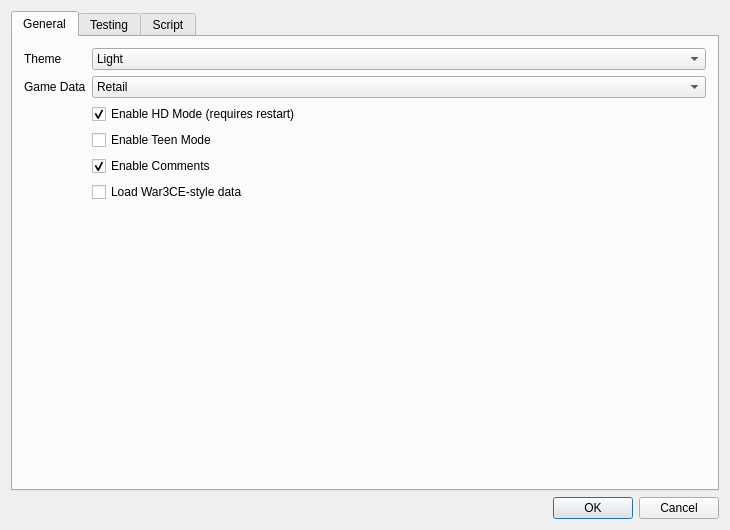
<?xml version="1.0" encoding="UTF-8"?>
<ui version="4.0">
 <class>SettingsEditor</class>
 <widget class="QDialog" name="SettingsEditor">
  <property name="windowModality">
   <enum>Qt::ApplicationModal</enum>
  </property>
  <property name="geometry">
   <rect>
    <x>0</x>
    <y>0</y>
    <width>730</width>
    <height>530</height>
   </rect>
  </property>
  <property name="windowTitle">
   <string>Settings</string>
  </property>
  <layout class="QVBoxLayout" name="verticalLayout_1">
   <item>
    <layout class="QVBoxLayout" name="verticalLayout">
     <item>
      <widget class="QTabWidget" name="tabs">
       <property name="currentIndex">
        <number>0</number>
       </property>
       <property name="usesScrollButtons">
        <bool>false</bool>
       </property>
       <widget class="QWidget" name="tab">
        <attribute name="title">
         <string>General</string>
        </attribute>
        <layout class="QFormLayout" name="formLayout_2">
         <item row="0" column="0">
          <widget class="QLabel" name="themeLabel">
           <property name="text">
            <string>Theme</string>
           </property>
          </widget>
         </item>
         <item row="0" column="1">
          <widget class="QComboBox" name="theme">
           <item>
            <property name="text">
             <string>Light</string>
            </property>
           </item>
           <item>
            <property name="text">
             <string>Dark</string>
            </property>
           </item>
          </widget>
         </item>
         <item row="1" column="0">
          <widget class="QLabel" name="typeLabel">
           <property name="text">
            <string>Game Data</string>
           </property>
          </widget>
         </item>
         <item row="1" column="1">
          <widget class="QComboBox" name="flavour">
           <item>
            <property name="text">
             <string>Retail</string>
            </property>
           </item>
           <item>
            <property name="text">
             <string>PTR</string>
            </property>
           </item>
          </widget>
         </item>
         <item row="2" column="1">
          <widget class="QCheckBox" name="hd">
           <property name="text">
            <string>Enable HD Mode (requires restart)</string>
           </property>
           <property name="checked">
            <bool>true</bool>
           </property>
          </widget>
         </item>
         <item row="3" column="1">
          <widget class="QCheckBox" name="teen">
           <property name="text">
            <string>Enable Teen Mode</string>
           </property>
          </widget>
         </item>
         <item row="4" column="1">
           <widget class="QCheckBox" name="comments">
             <property name="text">
               <string>Enable Comments</string>
             </property>
             <property name="checked">
               <bool>true</bool>
             </property>
           </widget>
         </item>
		 <item row="5" column="1">
		   <widget class="QCheckBox" name="w3ce">
			 <property name="text">
			   <string>Load War3CE-style data</string>
			 </property>
		   </widget>
		</item>
        </layout>
       </widget>
       <widget class="QWidget" name="tab_1">
        <attribute name="title">
         <string>Testing</string>
        </attribute>
        <layout class="QFormLayout" name="formLayout">
         <property name="labelAlignment">
          <set>Qt::AlignLeading|Qt::AlignLeft|Qt::AlignTop</set>
         </property>
         <property name="verticalSpacing">
          <number>6</number>
         </property>
         <item row="0" column="0" colspan="2">
          <layout class="QFormLayout" name="formLayout_4">
           <property name="labelAlignment">
            <set>Qt::AlignHCenter|Qt::AlignTop</set>
           </property>
           <property name="horizontalSpacing">
            <number>6</number>
           </property>
           <property name="verticalSpacing">
            <number>0</number>
           </property>
           <item row="0" column="0">
            <widget class="QLabel" name="label">
             <property name="text">
              <string>Arguments:</string>
             </property>
            </widget>
           </item>
           <item row="0" column="1">
            <widget class="QLineEdit" name="userArgs"/>
           </item>
           <item row="1" column="0">
            <widget class="QLabel" name="label_9">
             <property name="text">
              <string>Difficulty</string>
             </property>
            </widget>
           </item>
           <item row="1" column="1">
            <widget class="QComboBox" name="diff">
             <property name="currentText">
              <string>Normal</string>
             </property>
             <item>
              <property name="text">
               <string>Easy</string>
              </property>
             </item>
             <item>
              <property name="text">
               <string>Normal</string>
              </property>
             </item>
             <item>
              <property name="text">
               <string>Hard</string>
              </property>
             </item>
            </widget>
           </item>
           <item row="2" column="0">
            <widget class="QLabel" name="label_8">
             <property name="text">
              <string>Window Mode</string>
             </property>
            </widget>
           </item>
           <item row="2" column="1">
            <widget class="QComboBox" name="windowmode">
             <item>
              <property name="text">
               <string>Default</string>
              </property>
             </item>
             <item>
              <property name="text">
               <string>Windowed</string>
              </property>
             </item>
             <item>
              <property name="text">
               <string>Windowed Fullscreen</string>
              </property>
             </item>
             <item>
              <property name="text">
               <string>Fullscreen</string>
              </property>
             </item>
            </widget>
           </item>
           <item row="3" column="0">
            <widget class="QLabel" name="label_10">
             <property name="text">
              <string>Asset Mode</string>
             </property>
            </widget>
           </item>
           <item row="3" column="1">
            <widget class="QComboBox" name="testhd">
             <item>
              <property name="text">
               <string>Default</string>
              </property>
             </item>
             <item>
              <property name="text">
               <string>HD</string>
              </property>
             </item>
             <item>
              <property name="text">
               <string>SD</string>
              </property>
             </item>
            </widget>
           </item>
           <item row="4" column="0">
            <widget class="QLabel" name="label_11">
             <property name="text">
              <string>Teen Mode</string>
             </property>
            </widget>
           </item>
           <item row="4" column="1">
            <widget class="QComboBox" name="testteen">
             <item>
              <property name="text">
               <string>Default</string>
              </property>
             </item>
             <item>
              <property name="text">
               <string>On</string>
              </property>
             </item>
             <item>
              <property name="text">
               <string>Off</string>
              </property>
             </item>
            </widget>
           </item>
           <item row="5" column="0">
            <widget class="QLabel" name="label_12">
             <property name="text">
              <string>Profile Name</string>
             </property>
            </widget>
           </item>
           <item row="5" column="1">
            <widget class="QLineEdit" name="profile">
             <property name="text">
              <string>HiveWE</string>
             </property>
            </widget>
           </item>
           <item row="6" column="1">
            <widget class="QCheckBox" name="fixedseed">
             <property name="text">
              <string>Fixed random Seed</string>
             </property>
             <property name="checked">
              <bool>true</bool>
             </property>
            </widget>
           </item>
           <item row="7" column="1">
            <widget class="QCheckBox" name="nowfpause">
             <property name="text">
              <string>No Windows Focus Pause</string>
             </property>
             <property name="checked">
              <bool>true</bool>
             </property>
            </widget>
           </item>
           <item row="8" column="0">
            <widget class="QLabel" name="label_7">
             <property name="text">
              <string>Final arguments:</string>
             </property>
            </widget>
           </item>
           <item row="8" column="1">
            <widget class="QLineEdit" name="testArgs">
             <property name="readOnly">
              <bool>true</bool>
             </property>
            </widget>
           </item>
          </layout>
         </item>
        </layout>
       </widget>
       <widget class="QWidget" name="tab_2">
        <attribute name="title">
         <string>Script</string>
        </attribute>
        <layout class="QVBoxLayout" name="verticalLayout_4">
         <item>
          <widget class="QGroupBox" name="groupBox_2">
           <property name="title">
            <string>Generate map script</string>
           </property>
           <property name="checkable">
            <bool>true</bool>
           </property>
           <layout class="QVBoxLayout" name="verticalLayout_2">
            <item>
             <widget class="QLabel" name="label_6">
              <property name="sizePolicy">
               <sizepolicy hsizetype="Preferred" vsizetype="Preferred">
                <horstretch>0</horstretch>
                <verstretch>0</verstretch>
               </sizepolicy>
              </property>
              <property name="text">
               <string>Map script generation implies converting all GUI triggers to JASS and appending the text from all custom triggers.</string>
              </property>
             </widget>
            </item>
            <item>
             <widget class="QCheckBox" name="checkBox_2">
              <property name="text">
               <string>Run VJass preprocessor</string>
              </property>
              <property name="checked">
               <bool>true</bool>
              </property>
             </widget>
            </item>
           </layout>
          </widget>
         </item>
         <item>
          <widget class="QGroupBox" name="groupBox">
           <property name="title">
            <string>Custom Tool</string>
           </property>
           <property name="checkable">
            <bool>true</bool>
           </property>
           <property name="checked">
            <bool>false</bool>
           </property>
           <layout class="QVBoxLayout" name="verticalLayout_3">
            <item>
             <layout class="QFormLayout" name="formLayout_3">
              <item row="0" column="0">
               <widget class="QLabel" name="label_2">
                <property name="text">
                 <string>Executable</string>
                </property>
               </widget>
              </item>
              <item row="1" column="0">
               <widget class="QLabel" name="label_3">
                <property name="text">
                 <string>Arguments</string>
                </property>
               </widget>
              </item>
              <item row="2" column="0">
               <widget class="QLabel" name="label_4">
                <property name="text">
                 <string>Working Directory</string>
                </property>
               </widget>
              </item>
              <item row="0" column="1">
               <layout class="QHBoxLayout" name="horizontalLayout_2">
                <item>
                 <widget class="QLineEdit" name="lineEdit_2"/>
                </item>
                <item>
                 <widget class="QToolButton" name="toolButton_2">
                  <property name="sizePolicy">
                   <sizepolicy hsizetype="Preferred" vsizetype="Preferred">
                    <horstretch>0</horstretch>
                    <verstretch>0</verstretch>
                   </sizepolicy>
                  </property>
                  <property name="text">
                   <string>...</string>
                  </property>
                 </widget>
                </item>
               </layout>
              </item>
              <item row="2" column="1">
               <layout class="QHBoxLayout" name="horizontalLayout_4">
                <item>
                 <widget class="QLineEdit" name="lineEdit_4"/>
                </item>
                <item>
                 <widget class="QToolButton" name="toolButton_4">
                  <property name="sizePolicy">
                   <sizepolicy hsizetype="Preferred" vsizetype="Preferred">
                    <horstretch>0</horstretch>
                    <verstretch>0</verstretch>
                   </sizepolicy>
                  </property>
                  <property name="text">
                   <string>...</string>
                  </property>
                 </widget>
                </item>
               </layout>
              </item>
              <item row="1" column="1">
               <widget class="QLineEdit" name="lineEdit_5"/>
              </item>
             </layout>
            </item>
            <item>
             <widget class="QLabel" name="label_5">
              <property name="text">
               <string>HiveWE exposes the following variables:
$hivewe_path - The absolute path to the HiveWE exe
$map_path - The absolute path to the map directory</string>
              </property>
             </widget>
            </item>
           </layout>
          </widget>
         </item>
         <item>
          <spacer name="verticalSpacer">
           <property name="orientation">
            <enum>Qt::Vertical</enum>
           </property>
           <property name="sizeHint" stdset="0">
            <size>
             <width>20</width>
             <height>194</height>
            </size>
           </property>
          </spacer>
         </item>
        </layout>
       </widget>
      </widget>
     </item>
     <item>
      <widget class="QDialogButtonBox" name="buttonBox">
       <property name="standardButtons">
        <set>QDialogButtonBox::Cancel|QDialogButtonBox::Ok</set>
       </property>
      </widget>
     </item>
    </layout>
   </item>
  </layout>
 </widget>
 <layoutdefault spacing="6" margin="11"/>
 <resources/>
 <connections/>
</ui>
